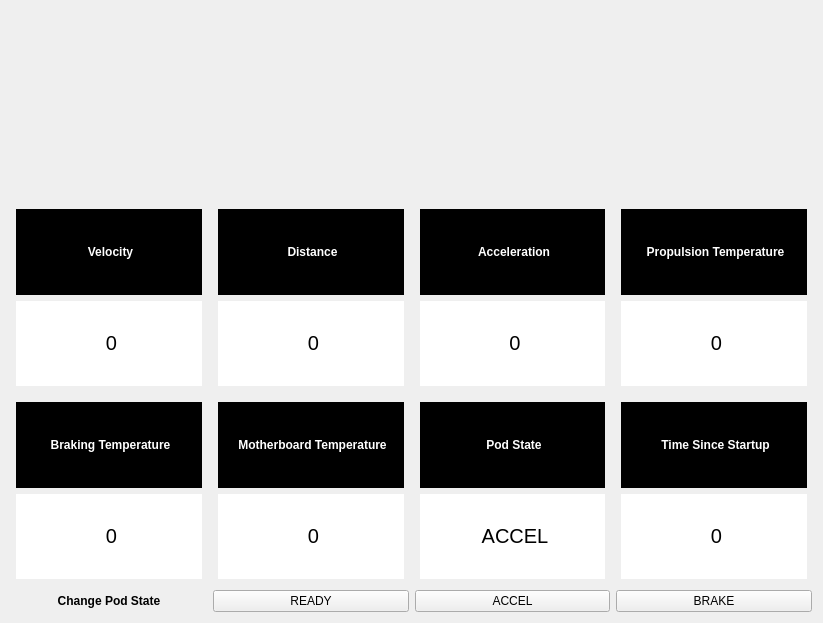
<?xml version="1.0" encoding="UTF-8"?>
<ui version="4.0">
 <class>MainWindow</class>
 <widget class="QWidget" name="MainWindow">
  <property name="geometry">
   <rect>
    <x>0</x>
    <y>0</y>
    <width>823</width>
    <height>623</height>
   </rect>
  </property>
  <property name="sizePolicy">
   <sizepolicy hsizetype="Expanding" vsizetype="Expanding">
    <horstretch>0</horstretch>
    <verstretch>0</verstretch>
   </sizepolicy>
  </property>
  <property name="windowTitle">
   <string>Form</string>
  </property>
  <layout class="QGridLayout" name="gridLayout">
   <item row="0" column="0">
    <layout class="QVBoxLayout" name="verticalLayout_2">
     <property name="sizeConstraint">
      <enum>QLayout::SetNoConstraint</enum>
     </property>
     <item>
      <widget class="QLabel" name="label_2">
       <property name="sizePolicy">
        <sizepolicy hsizetype="Expanding" vsizetype="Preferred">
         <horstretch>0</horstretch>
         <verstretch>0</verstretch>
        </sizepolicy>
       </property>
       <property name="text">
        <string/>
       </property>
       <property name="pixmap">
        <pixmap resource="resources.qrc">:/res/logo.png</pixmap>
       </property>
       <property name="alignment">
        <set>Qt::AlignCenter</set>
       </property>
      </widget>
     </item>
     <item>
      <layout class="QHBoxLayout" name="horizontalLayout">
       <item>
        <layout class="QVBoxLayout" name="velocityContainer">
         <item>
          <widget class="QLabel" name="label_3">
           <property name="sizePolicy">
            <sizepolicy hsizetype="Expanding" vsizetype="Preferred">
             <horstretch>0</horstretch>
             <verstretch>0</verstretch>
            </sizepolicy>
           </property>
           <property name="styleSheet">
            <string notr="true">margin-top: 5px;
margin-left: 5px;
margin-right: 5px;
background: black;
color: white;</string>
           </property>
           <property name="text">
            <string>&lt;html&gt;&lt;head/&gt;&lt;body&gt;&lt;p align=&quot;center&quot;&gt;&lt;span style=&quot; font-weight:600;&quot;&gt;Velocity&lt;/span&gt;&lt;/p&gt;&lt;/body&gt;&lt;/html&gt;</string>
           </property>
          </widget>
         </item>
         <item>
          <widget class="QLabel" name="velocity">
           <property name="sizePolicy">
            <sizepolicy hsizetype="Expanding" vsizetype="Preferred">
             <horstretch>0</horstretch>
             <verstretch>0</verstretch>
            </sizepolicy>
           </property>
           <property name="font">
            <font>
             <pointsize>15</pointsize>
            </font>
           </property>
           <property name="styleSheet">
            <string notr="true">margin-bottom: 5px;
margin-left: 5px;
margin-right: 5px;
background: white;</string>
           </property>
           <property name="text">
            <string>&lt;html&gt;&lt;head/&gt;&lt;body&gt;&lt;p align=&quot;center&quot;&gt;0&lt;/p&gt;&lt;/body&gt;&lt;/html&gt;</string>
           </property>
          </widget>
         </item>
        </layout>
       </item>
       <item>
        <layout class="QVBoxLayout" name="distanceContainer_3">
         <item>
          <widget class="QLabel" name="label_15">
           <property name="sizePolicy">
            <sizepolicy hsizetype="Expanding" vsizetype="Preferred">
             <horstretch>0</horstretch>
             <verstretch>0</verstretch>
            </sizepolicy>
           </property>
           <property name="styleSheet">
            <string notr="true">margin-top: 5px;
margin-left: 5px;
margin-right: 5px;
background: black;
color: white;</string>
           </property>
           <property name="text">
            <string>&lt;html&gt;&lt;head/&gt;&lt;body&gt;&lt;p align=&quot;center&quot;&gt;&lt;span style=&quot; font-weight:600;&quot;&gt;Distance&lt;/span&gt;&lt;/p&gt;&lt;/body&gt;&lt;/html&gt;</string>
           </property>
          </widget>
         </item>
         <item>
          <widget class="QLabel" name="distance">
           <property name="sizePolicy">
            <sizepolicy hsizetype="Expanding" vsizetype="Preferred">
             <horstretch>0</horstretch>
             <verstretch>0</verstretch>
            </sizepolicy>
           </property>
           <property name="font">
            <font>
             <pointsize>15</pointsize>
            </font>
           </property>
           <property name="styleSheet">
            <string notr="true">margin-bottom: 5px;
margin-left: 5px;
margin-right: 5px;
background: white;</string>
           </property>
           <property name="text">
            <string>&lt;html&gt;&lt;head/&gt;&lt;body&gt;&lt;p align=&quot;center&quot;&gt;0&lt;/p&gt;&lt;/body&gt;&lt;/html&gt;</string>
           </property>
          </widget>
         </item>
        </layout>
       </item>
       <item>
        <layout class="QVBoxLayout" name="accelerationContainer">
         <item>
          <widget class="QLabel" name="label_5">
           <property name="sizePolicy">
            <sizepolicy hsizetype="Expanding" vsizetype="Preferred">
             <horstretch>0</horstretch>
             <verstretch>0</verstretch>
            </sizepolicy>
           </property>
           <property name="font">
            <font>
             <weight>75</weight>
             <bold>true</bold>
            </font>
           </property>
           <property name="styleSheet">
            <string notr="true">margin-top: 5px;
margin-left: 5px;
margin-right: 5px;
background: black;
color: white;</string>
           </property>
           <property name="text">
            <string>&lt;html&gt;&lt;head/&gt;&lt;body&gt;&lt;p align=&quot;center&quot;&gt;Acceleration&lt;/p&gt;&lt;/body&gt;&lt;/html&gt;</string>
           </property>
          </widget>
         </item>
         <item>
          <widget class="QLabel" name="acceleration">
           <property name="sizePolicy">
            <sizepolicy hsizetype="Expanding" vsizetype="Preferred">
             <horstretch>0</horstretch>
             <verstretch>0</verstretch>
            </sizepolicy>
           </property>
           <property name="font">
            <font>
             <pointsize>15</pointsize>
            </font>
           </property>
           <property name="styleSheet">
            <string notr="true">margin-bottom: 5px;
margin-left: 5px;
margin-right: 5px;
background: white;</string>
           </property>
           <property name="text">
            <string>&lt;html&gt;&lt;head/&gt;&lt;body&gt;&lt;p align=&quot;center&quot;&gt;0&lt;/p&gt;&lt;/body&gt;&lt;/html&gt;</string>
           </property>
          </widget>
         </item>
        </layout>
       </item>
       <item>
        <layout class="QVBoxLayout" name="propTemperatureContainer">
         <item>
          <widget class="QLabel" name="label_6">
           <property name="sizePolicy">
            <sizepolicy hsizetype="Expanding" vsizetype="Preferred">
             <horstretch>0</horstretch>
             <verstretch>0</verstretch>
            </sizepolicy>
           </property>
           <property name="font">
            <font>
             <weight>75</weight>
             <bold>true</bold>
            </font>
           </property>
           <property name="styleSheet">
            <string notr="true">margin-top: 5px;
margin-left: 5px;
margin-right: 5px;
background: black;
color: white;</string>
           </property>
           <property name="text">
            <string>&lt;html&gt;&lt;head/&gt;&lt;body&gt;&lt;p align=&quot;center&quot;&gt;Propulsion Temperature&lt;/p&gt;&lt;/body&gt;&lt;/html&gt;</string>
           </property>
          </widget>
         </item>
         <item>
          <widget class="QLabel" name="propulsionTemperature">
           <property name="sizePolicy">
            <sizepolicy hsizetype="Expanding" vsizetype="Preferred">
             <horstretch>0</horstretch>
             <verstretch>0</verstretch>
            </sizepolicy>
           </property>
           <property name="font">
            <font>
             <pointsize>15</pointsize>
            </font>
           </property>
           <property name="styleSheet">
            <string notr="true">margin-bottom: 5px;
margin-left: 5px;
margin-right: 5px;
background: white;</string>
           </property>
           <property name="text">
            <string>&lt;html&gt;&lt;head/&gt;&lt;body&gt;&lt;p align=&quot;center&quot;&gt;0&lt;/p&gt;&lt;/body&gt;&lt;/html&gt;</string>
           </property>
          </widget>
         </item>
        </layout>
       </item>
      </layout>
     </item>
     <item>
      <layout class="QHBoxLayout" name="horizontalLayout_2">
       <item>
        <layout class="QVBoxLayout" name="brakingTemperatureContainer">
         <item>
          <widget class="QLabel" name="label_7">
           <property name="sizePolicy">
            <sizepolicy hsizetype="Expanding" vsizetype="Preferred">
             <horstretch>0</horstretch>
             <verstretch>0</verstretch>
            </sizepolicy>
           </property>
           <property name="font">
            <font>
             <weight>75</weight>
             <bold>true</bold>
            </font>
           </property>
           <property name="styleSheet">
            <string notr="true">margin-top: 5px;
margin-left: 5px;
margin-right: 5px;
background: black;
color: white;</string>
           </property>
           <property name="text">
            <string>&lt;html&gt;&lt;head/&gt;&lt;body&gt;&lt;p align=&quot;center&quot;&gt;Braking Temperature&lt;/p&gt;&lt;/body&gt;&lt;/html&gt;</string>
           </property>
          </widget>
         </item>
         <item>
          <widget class="QLabel" name="brakingTemperature">
           <property name="sizePolicy">
            <sizepolicy hsizetype="Expanding" vsizetype="Preferred">
             <horstretch>0</horstretch>
             <verstretch>0</verstretch>
            </sizepolicy>
           </property>
           <property name="font">
            <font>
             <pointsize>15</pointsize>
            </font>
           </property>
           <property name="styleSheet">
            <string notr="true">margin-bottom: 5px;
margin-left: 5px;
margin-right: 5px;
background: white;</string>
           </property>
           <property name="text">
            <string>&lt;html&gt;&lt;head/&gt;&lt;body&gt;&lt;p align=&quot;center&quot;&gt;0&lt;/p&gt;&lt;/body&gt;&lt;/html&gt;</string>
           </property>
          </widget>
         </item>
        </layout>
       </item>
       <item>
        <layout class="QVBoxLayout" name="mbTempContainer">
         <item>
          <widget class="QLabel" name="label_8">
           <property name="sizePolicy">
            <sizepolicy hsizetype="Expanding" vsizetype="Preferred">
             <horstretch>0</horstretch>
             <verstretch>0</verstretch>
            </sizepolicy>
           </property>
           <property name="font">
            <font>
             <weight>75</weight>
             <bold>true</bold>
            </font>
           </property>
           <property name="styleSheet">
            <string notr="true">margin-top: 5px;
margin-left: 5px;
margin-right: 5px;
background: black;
color: white;</string>
           </property>
           <property name="text">
            <string>&lt;html&gt;&lt;head/&gt;&lt;body&gt;&lt;p align=&quot;center&quot;&gt;Motherboard Temperature&lt;/p&gt;&lt;/body&gt;&lt;/html&gt;</string>
           </property>
          </widget>
         </item>
         <item>
          <widget class="QLabel" name="motherboardTemperature">
           <property name="sizePolicy">
            <sizepolicy hsizetype="Expanding" vsizetype="Preferred">
             <horstretch>0</horstretch>
             <verstretch>0</verstretch>
            </sizepolicy>
           </property>
           <property name="font">
            <font>
             <pointsize>15</pointsize>
            </font>
           </property>
           <property name="styleSheet">
            <string notr="true">margin-bottom: 5px;
margin-left: 5px;
margin-right: 5px;
background: white;</string>
           </property>
           <property name="text">
            <string>&lt;html&gt;&lt;head/&gt;&lt;body&gt;&lt;p align=&quot;center&quot;&gt;0&lt;/p&gt;&lt;/body&gt;&lt;/html&gt;</string>
           </property>
          </widget>
         </item>
        </layout>
       </item>
       <item>
        <layout class="QVBoxLayout" name="podStateContainer">
         <item>
          <widget class="QLabel" name="label_10">
           <property name="sizePolicy">
            <sizepolicy hsizetype="Expanding" vsizetype="Preferred">
             <horstretch>0</horstretch>
             <verstretch>0</verstretch>
            </sizepolicy>
           </property>
           <property name="font">
            <font>
             <weight>75</weight>
             <bold>true</bold>
            </font>
           </property>
           <property name="styleSheet">
            <string notr="true">margin-top: 5px;
margin-left: 5px;
margin-right: 5px;
background: black;
color: white;</string>
           </property>
           <property name="text">
            <string>&lt;html&gt;&lt;head/&gt;&lt;body&gt;&lt;p align=&quot;center&quot;&gt;Pod State&lt;/p&gt;&lt;/body&gt;&lt;/html&gt;</string>
           </property>
          </widget>
         </item>
         <item>
          <widget class="QLabel" name="podState">
           <property name="sizePolicy">
            <sizepolicy hsizetype="Expanding" vsizetype="Preferred">
             <horstretch>0</horstretch>
             <verstretch>0</verstretch>
            </sizepolicy>
           </property>
           <property name="font">
            <font>
             <pointsize>15</pointsize>
            </font>
           </property>
           <property name="styleSheet">
            <string notr="true">margin-bottom: 5px;
margin-left: 5px;
margin-right: 5px;
background: white;</string>
           </property>
           <property name="text">
            <string>&lt;html&gt;&lt;head/&gt;&lt;body&gt;&lt;p align=&quot;center&quot;&gt;ACCEL&lt;/p&gt;&lt;/body&gt;&lt;/html&gt;</string>
           </property>
          </widget>
         </item>
        </layout>
       </item>
       <item>
        <layout class="QVBoxLayout" name="ttsContainer">
         <item>
          <widget class="QLabel" name="label_12">
           <property name="sizePolicy">
            <sizepolicy hsizetype="Expanding" vsizetype="Preferred">
             <horstretch>0</horstretch>
             <verstretch>0</verstretch>
            </sizepolicy>
           </property>
           <property name="font">
            <font>
             <weight>75</weight>
             <bold>true</bold>
            </font>
           </property>
           <property name="styleSheet">
            <string notr="true">margin-top: 5px;
margin-left: 5px;
margin-right: 5px;
background: black;
color: white;</string>
           </property>
           <property name="text">
            <string>&lt;html&gt;&lt;head/&gt;&lt;body&gt;&lt;p align=&quot;center&quot;&gt;Time Since Startup&lt;/p&gt;&lt;/body&gt;&lt;/html&gt;</string>
           </property>
          </widget>
         </item>
         <item>
          <widget class="QLabel" name="tts">
           <property name="sizePolicy">
            <sizepolicy hsizetype="Expanding" vsizetype="Preferred">
             <horstretch>0</horstretch>
             <verstretch>0</verstretch>
            </sizepolicy>
           </property>
           <property name="font">
            <font>
             <pointsize>15</pointsize>
            </font>
           </property>
           <property name="styleSheet">
            <string notr="true">margin-bottom: 5px;
margin-left: 5px;
margin-right: 5px;
background: white;</string>
           </property>
           <property name="text">
            <string>&lt;html&gt;&lt;head/&gt;&lt;body&gt;&lt;p align=&quot;center&quot;&gt;0&lt;/p&gt;&lt;/body&gt;&lt;/html&gt;</string>
           </property>
          </widget>
         </item>
        </layout>
       </item>
      </layout>
     </item>
     <item>
      <layout class="QHBoxLayout" name="horizontalLayout_3">
       <item>
        <widget class="QLabel" name="label">
         <property name="sizePolicy">
          <sizepolicy hsizetype="Expanding" vsizetype="Fixed">
           <horstretch>0</horstretch>
           <verstretch>0</verstretch>
          </sizepolicy>
         </property>
         <property name="font">
          <font>
           <weight>75</weight>
           <bold>true</bold>
          </font>
         </property>
         <property name="text">
          <string>&lt;html&gt;&lt;head/&gt;&lt;body&gt;&lt;p align=&quot;center&quot;&gt;Change Pod State&lt;/p&gt;&lt;/body&gt;&lt;/html&gt;</string>
         </property>
        </widget>
       </item>
       <item>
        <widget class="QPushButton" name="readyButton">
         <property name="sizePolicy">
          <sizepolicy hsizetype="Expanding" vsizetype="Fixed">
           <horstretch>0</horstretch>
           <verstretch>0</verstretch>
          </sizepolicy>
         </property>
         <property name="text">
          <string>READY</string>
         </property>
        </widget>
       </item>
       <item>
        <widget class="QPushButton" name="accelButton">
         <property name="sizePolicy">
          <sizepolicy hsizetype="Expanding" vsizetype="Fixed">
           <horstretch>0</horstretch>
           <verstretch>0</verstretch>
          </sizepolicy>
         </property>
         <property name="text">
          <string>ACCEL</string>
         </property>
        </widget>
       </item>
       <item>
        <widget class="QPushButton" name="brakeButton">
         <property name="sizePolicy">
          <sizepolicy hsizetype="Expanding" vsizetype="Fixed">
           <horstretch>0</horstretch>
           <verstretch>0</verstretch>
          </sizepolicy>
         </property>
         <property name="text">
          <string>BRAKE</string>
         </property>
        </widget>
       </item>
      </layout>
     </item>
    </layout>
   </item>
  </layout>
 </widget>
 <resources>
  <include location="resources.qrc"/>
 </resources>
 <connections/>
</ui>
